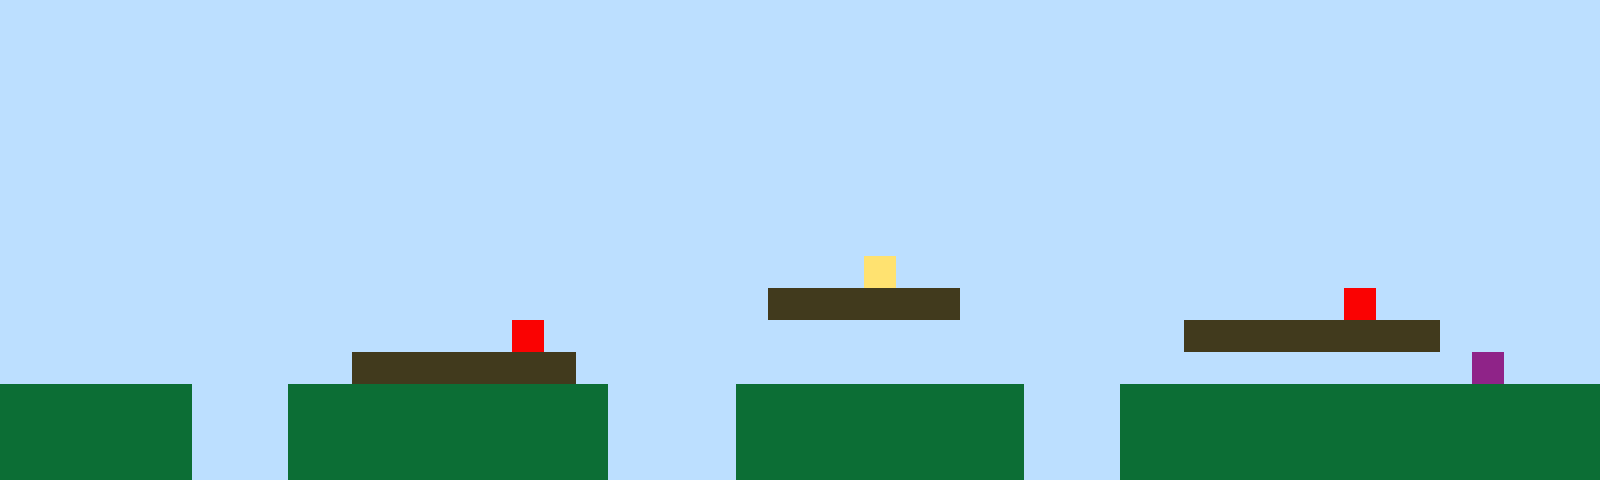

A level layout from a 2D game, rendered from its tile map. Below: a short description, then the map file with its tile-grid data intact:
An orthogonal 50x15 tile map with 32x32 px tiles, 1 tile layer (Tile Layer 1).

<map version="1.10" tiledversion="1.11.2" orientation="orthogonal" renderorder="right-up" width="50" height="15" tilewidth="32" tileheight="32" infinite="0" nextlayerid="2" nextobjectid="1"><editorsettings><export target="map1.csv" format="csv" /></editorsettings><tileset firstgid="1" name="sprites" tilewidth="32" tileheight="32" tilecount="6" columns="3"><image source="sprites.png" width="96" height="64" /></tileset><layer id="1" name="Tile Layer 1" width="50" height="15"><data encoding="csv">1,1,1,1,1,1,1,1,1,1,1,1,1,1,1,1,1,1,1,1,1,1,1,1,1,1,1,1,1,1,1,1,1,1,1,1,1,1,1,1,1,1,1,1,1,1,1,1,1,1,1,1,1,1,1,1,1,1,1,1,1,1,1,1,1,1,1,1,1,1,1,1,1,1,1,1,1,1,1,1,1,1,1,1,1,1,1,1,1,1,1,1,1,1,1,1,1,1,1,1,1,1,1,1,1,1,1,1,1,1,1,1,1,1,1,1,1,1,1,1,1,1,1,1,1,1,1,1,1,1,1,1,1,1,1,1,1,1,1,1,1,1,1,1,1,1,1,1,1,1,1,1,1,1,1,1,1,1,1,1,1,1,1,1,1,1,1,1,1,1,1,1,1,1,1,1,1,1,1,1,1,1,1,1,1,1,1,1,1,1,1,1,1,1,1,1,1,1,1,1,1,1,1,1,1,1,1,1,1,1,1,1,1,1,1,1,1,1,1,1,1,1,1,1,1,1,1,1,1,1,1,1,1,1,1,1,1,1,1,1,1,1,1,1,1,1,1,1,1,1,1,1,1,1,1,1,1,1,1,1,1,1,1,1,1,1,1,1,1,1,1,1,1,1,1,1,1,1,1,1,1,1,1,1,1,1,1,1,1,1,1,1,1,1,1,1,1,1,1,1,1,1,1,1,1,1,1,1,1,1,1,1,1,1,1,1,1,1,1,1,1,1,1,1,1,1,1,1,1,1,1,1,1,1,1,1,1,1,1,1,1,1,1,1,1,1,1,1,1,1,1,1,1,1,1,1,1,1,1,1,1,1,1,1,1,1,1,1,1,1,1,1,1,1,1,1,1,1,1,1,1,1,1,1,1,1,1,1,1,1,1,1,1,1,1,1,1,1,1,1,1,1,1,1,1,1,1,1,1,1,1,1,1,1,1,1,1,1,1,1,1,1,1,1,1,1,1,4,1,1,1,1,1,1,1,1,1,1,1,1,1,1,1,1,1,1,1,1,1,1,1,1,1,1,1,1,1,1,1,1,1,1,1,1,1,1,1,1,1,1,1,1,1,1,3,3,3,3,3,3,1,1,1,1,1,1,1,1,1,1,1,1,5,1,1,1,1,1,1,1,1,1,1,1,1,1,1,1,1,1,1,1,1,1,1,1,5,1,1,1,1,1,1,1,1,1,1,1,1,1,1,1,1,1,1,1,1,3,3,3,3,3,3,3,3,1,1,1,1,1,1,1,1,1,1,1,1,1,1,1,1,3,3,3,3,3,3,3,1,1,1,1,1,1,1,1,1,1,1,1,1,1,1,1,1,1,1,1,1,1,1,1,1,1,1,1,6,1,1,1,2,2,2,2,2,2,1,1,1,2,2,2,2,2,2,2,2,2,2,1,1,1,1,2,2,2,2,2,2,2,2,2,1,1,1,2,2,2,2,2,2,2,2,2,2,2,2,2,2,2,2,2,2,2,2,2,1,1,1,2,2,2,2,2,2,2,2,2,2,1,1,1,1,2,2,2,2,2,2,2,2,2,1,1,1,2,2,2,2,2,2,2,2,2,2,2,2,2,2,2,2,2,2,2,2,2,1,1,1,2,2,2,2,2,2,2,2,2,2,1,1,1,1,2,2,2,2,2,2,2,2,2,1,1,1,2,2,2,2,2,2,2,2,2,2,2,2,2,2,2</data></layer></map>
